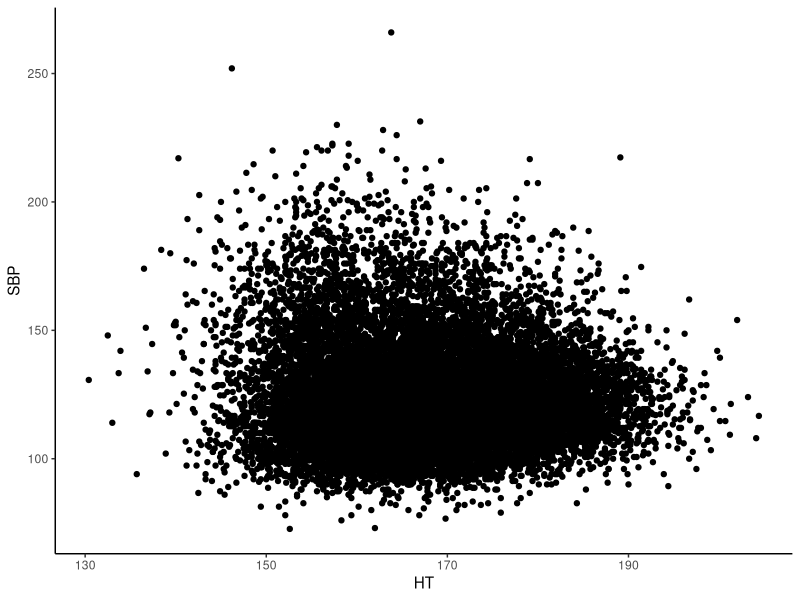

Generate this figure with R: (Note: this script raises an error after producing the figure.)
## ---- chunk 1
# automatically create a bib database for R packages
knitr::write_bib(c(
  .packages(), 'bookdown', 'knitr', 'rmarkdown'
), 'packages.bib')
## ---- chunk 2
library(tidyverse)
## ---- chunk 3
bp_dat<-read_csv("./data/blood_pressure.csv")
ht_mod=lm(SBP~HT,
         data = bp_dat)
summary(ht_mod)
## ---- chunk 4
bp_dat%>%
  ggplot(aes(x=`HT`,
             y=`SBP`))+
  geom_point()+
  theme_classic()
## ---- chunk 5
bp_dat%>%
  ggplot(aes(x=`HT`,
             y=`SBP`))+
  geom_point(aes(colour = GENDER))+
  theme_classic()
## ---- chunk 6
ht_gen_mod=lm(SBP~HT+GENDER,
         data = bp_dat)
summary(ht_gen_mod)
## ---- chunk 7
plot(1:length(ht_gen_mod$residuals),ht_gen_mod$residuals)
## ---- chunk 8
plot(ht_gen_mod$fitted,ht_gen_mod$residuals)
## ---- chunk 9
hist(ht_gen_mod$resid)
## ---- chunk 10
x=runif(33,10,20)
x2=rep(c(3,0,-3),11)
y=2*x+10*x2+rnorm(33,10,3)
m1=lm(y~x)
plot(1:33,m1$residuals)
## ---- chunk 11
m1=lm(y~x+x2)
plot(1:33,m1$residuals)
## ---- chunk 12
x=runif(50,10,20)
y2=x+x^2+rnorm(50,10,3)
m2=lm(y2~x)
plot(m2$fitted.values,m2$residuals)
## ---- chunk 13
m2=lm(y2~x+I(x^2))
plot(m2$fitted.values,m2$residuals)
## ---- chunk 14
x=sort(runif(500,10,20))
y3=x+rnorm(500,rep(0,500),1:500)
m3=lm(y3~x)
plot(m3$fitted.values,m3$residuals)
## ---- chunk 15
x=runif(500,10,20)
y4=x+rexp(500,.1)
m4=lm(y4~x)
hist(m4$residuals)
## ---- chunk 16
knitr::opts_chunk$set(echo = FALSE,
                      message = FALSE,
                      warning = FALSE)
library(tidyverse)
library(knitr)
library(broom)
## ---- chunk 17
cadets <- read_csv(file = "./data/obstacle_course.csv")

cadets %>% 
  filter(IOCT_Time < 400) %>% 
  ggplot(aes(x = height, y = IOCT_Time)) +
  geom_point() +
  geom_smooth(method = "lm", se = FALSE) +
  ylim(0,400) +
  theme_bw() +
  labs(y = "IOCT time (sec)", x = "height (in)")

cadets %>% 
  filter(IOCT_Time < 400) %>%
  lm(IOCT_Time ~ height, data = .) %>% 
  tidy() %>% 
  kable(digits = 2, caption = "Linear regression output for IOCT times and height.")
## ---- chunk 18
cadets %>%
  filter(IOCT_Time < 400) %>%
  pivot_longer(cols = c(-sex,-athlete),
               names_to = "variable",
               values_to = "value") %>% 
  ggplot(aes(x = sex, y = value)) +
  geom_boxplot() +
  facet_wrap(~variable, scale = "free_y") +
  labs(y = "", x = "")
## ---- chunk 19
cadets %>%
  filter(IOCT_Time < 400) %>%
  ggplot(aes(x = height, y = IOCT_Time, color = sex)) +
  geom_point() +
  geom_smooth(method = "lm", se = FALSE) +
  labs(y = "IOCT time (sec)", x = "height (in)")
## ---- chunk 20
cadets %>%
  filter(IOCT_Time < 400, sex == "F") %>%
  lm(IOCT_Time ~ height, data = .) %>% 
  tidy() %>% 
  kable(digits = 2, caption = "Regression results for female cadets.")

cadets %>%
  filter(IOCT_Time < 400, sex == "M") %>%
  lm(IOCT_Time ~ height, data = .) %>% 
  tidy() %>% 
  kable(digits = 2, caption = "Regression results for male cadets.")
